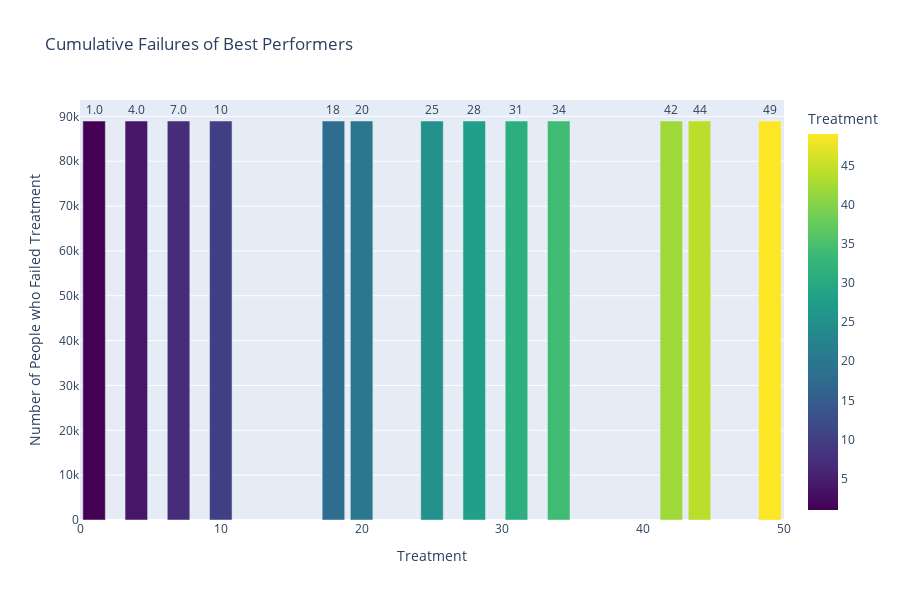

Notebook source saved alongside this figure:
### Markdown cell above
### Find top performers

### Code cell
# Filter the failures under 100k
best_performers = failures_at_25_years[failures_at_25_years < 100000]

best_performing = {key: value for key, value in treatments.items() if key in best_performers.index}
for treatment, failure_rate in best_performing.items():
    print(f'Treatment Plan: {treatment}, Failure Rate: {failure_rate}')

# Create the plot
# Create the plot
fail_plot = px.bar(best_performers, x=best_performers.index, y=best_performers.values,
                   color=best_performers.index, color_continuous_scale= 'viridis', title='Cumulative Failures of Best Performers',
                   labels={'index':'Treatment', 'y':'Number of People who Failed Treatment'},
                   text=best_performers.index)
fail_plot.update_traces(texttemplate='%{text:.2s}', textposition='outside')
fail_plot.update_layout(height=600) 
fail_plot.show()

### Figure 1 — Plotly figure (JSON) as saved in the notebook; plotly's stock layout.template omitted (floating-point values rounded to 4 significant figures)
{"data": [{"alignmentgroup": "True", "hovertemplate": "Treatment=%{marker.color}<br>Number of People who Failed Treatment=%{y}<extra></extra>", "legendgroup": "", "marker": {"color": [1, 4, 7, 10, 18, 20, 25, 28, 31, 34, 42, 44, 49], "coloraxis": "coloraxis", "pattern": {"shape": ""}}, "name": "", "offsetgroup": "", "orientation": "v", "showlegend": false, "text": [1, 4, 7, 10, 18, 20, 25, 28, 31, 34, 42, 44, 49], "textposition": "outside", "texttemplate": "%{text:.2s}", "type": "bar", "x": [1, 4, 7, 10, 18, 20, 25, 28, 31, 34, 42, 44, 49], "xaxis": "x", "y": [88970.0, 88970.0, 88970.0, 88970.0, 88970.0, 88970.0, 88970.0, 88970.0, 88970.0, 88970.0, 88970.0, 88970.0, 88970.0], "yaxis": "y"}], "layout": {"barmode": "relative", "coloraxis": {"colorbar": {"title": {"text": "Treatment"}}, "colorscale": [[0, "#440154"], [0.1111, "#482878"], [0.2222, "#3e4989"], [0.3333, "#31688e"], [0.4444, "#26828e"], [0.5556, "#1f9e89"], [0.6667, "#35b779"], [0.7778, "#6ece58"], [0.8889, "#b5de2b"], [1, "#fde725"]]}, "height": 600, "legend": {"tracegroupgap": 0}, "title": {"text": "Cumulative Failures of Best Performers"}, "xaxis": {"anchor": "y", "domain": [0, 1], "title": {"text": "Treatment"}}, "yaxis": {"anchor": "x", "domain": [0, 1], "title": {"text": "Number of People who Failed Treatment"}}}}
